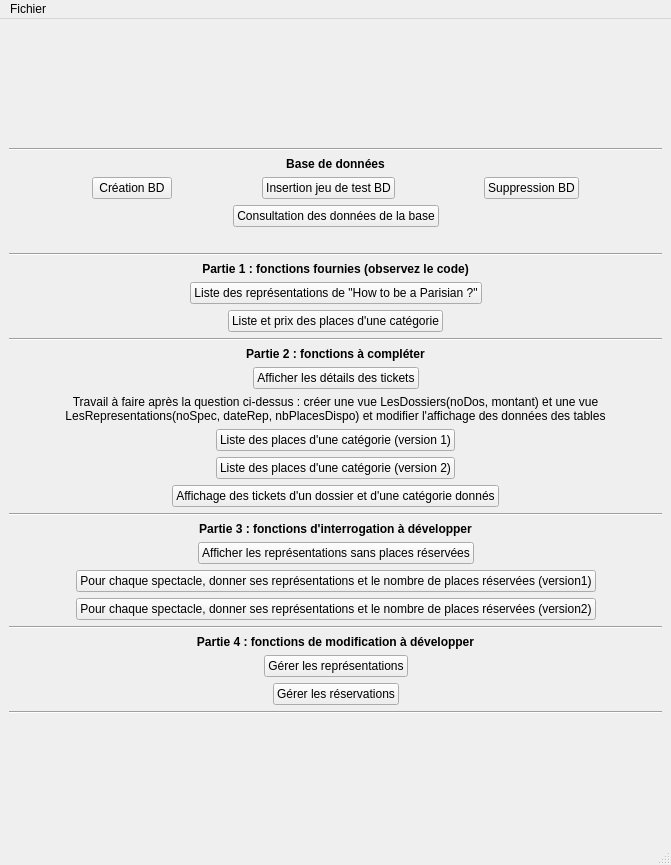
<?xml version="1.0" encoding="UTF-8"?>
<ui version="4.0">
 <class>MainWindow</class>
 <widget class="QMainWindow" name="MainWindow">
  <property name="geometry">
   <rect>
    <x>0</x>
    <y>0</y>
    <width>671</width>
    <height>865</height>
   </rect>
  </property>
  <property name="windowTitle">
   <string>Projet Théatre</string>
  </property>
  <widget class="QWidget" name="centralwidget">
   <layout class="QVBoxLayout" name="verticalLayout">
    <item>
     <spacer name="verticalSpacer_2">
      <property name="orientation">
       <enum>Qt::Vertical</enum>
      </property>
      <property name="sizeHint" stdset="0">
       <size>
        <width>20</width>
        <height>40</height>
       </size>
      </property>
     </spacer>
    </item>
    <item>
     <widget class="Line" name="line">
      <property name="orientation">
       <enum>Qt::Horizontal</enum>
      </property>
     </widget>
    </item>
    <item>
     <widget class="QLabel" name="label">
      <property name="font">
       <font>
        <weight>75</weight>
        <bold>true</bold>
       </font>
      </property>
      <property name="text">
       <string>Base de données</string>
      </property>
      <property name="alignment">
       <set>Qt::AlignCenter</set>
      </property>
     </widget>
    </item>
    <item>
     <layout class="QHBoxLayout" name="horizontalLayout">
      <item>
       <spacer name="horizontalSpacer">
        <property name="orientation">
         <enum>Qt::Horizontal</enum>
        </property>
        <property name="sizeHint" stdset="0">
         <size>
          <width>40</width>
          <height>20</height>
         </size>
        </property>
       </spacer>
      </item>
      <item>
       <widget class="QPushButton" name="pushButton">
        <property name="text">
         <string>Création BD</string>
        </property>
       </widget>
      </item>
      <item>
       <spacer name="horizontalSpacer_2">
        <property name="orientation">
         <enum>Qt::Horizontal</enum>
        </property>
        <property name="sizeHint" stdset="0">
         <size>
          <width>40</width>
          <height>20</height>
         </size>
        </property>
       </spacer>
      </item>
      <item>
       <widget class="QPushButton" name="pushButton_3">
        <property name="text">
         <string>Insertion jeu de test BD</string>
        </property>
       </widget>
      </item>
      <item>
       <spacer name="horizontalSpacer_3">
        <property name="orientation">
         <enum>Qt::Horizontal</enum>
        </property>
        <property name="sizeHint" stdset="0">
         <size>
          <width>40</width>
          <height>20</height>
         </size>
        </property>
       </spacer>
      </item>
      <item>
       <widget class="QPushButton" name="pushButton_2">
        <property name="text">
         <string>Suppression BD</string>
        </property>
       </widget>
      </item>
      <item>
       <spacer name="horizontalSpacer_4">
        <property name="orientation">
         <enum>Qt::Horizontal</enum>
        </property>
        <property name="sizeHint" stdset="0">
         <size>
          <width>40</width>
          <height>20</height>
         </size>
        </property>
       </spacer>
      </item>
     </layout>
    </item>
    <item>
     <layout class="QHBoxLayout" name="horizontalLayout_13">
      <item>
       <spacer name="horizontalSpacer_28">
        <property name="orientation">
         <enum>Qt::Horizontal</enum>
        </property>
        <property name="sizeHint" stdset="0">
         <size>
          <width>40</width>
          <height>20</height>
         </size>
        </property>
       </spacer>
      </item>
      <item>
       <widget class="QPushButton" name="pushButton_15">
        <property name="text">
         <string>Consultation des données de la base</string>
        </property>
       </widget>
      </item>
      <item>
       <spacer name="horizontalSpacer_27">
        <property name="orientation">
         <enum>Qt::Horizontal</enum>
        </property>
        <property name="sizeHint" stdset="0">
         <size>
          <width>40</width>
          <height>20</height>
         </size>
        </property>
       </spacer>
      </item>
     </layout>
    </item>
    <item>
     <widget class="QLabel" name="label_2">
      <property name="text">
       <string/>
      </property>
      <property name="alignment">
       <set>Qt::AlignCenter</set>
      </property>
     </widget>
    </item>
    <item>
     <widget class="Line" name="line_2">
      <property name="orientation">
       <enum>Qt::Horizontal</enum>
      </property>
     </widget>
    </item>
    <item>
     <widget class="QLabel" name="label_3">
      <property name="font">
       <font>
        <weight>75</weight>
        <bold>true</bold>
       </font>
      </property>
      <property name="text">
       <string>Partie 1 : fonctions fournies (observez le code)</string>
      </property>
      <property name="alignment">
       <set>Qt::AlignCenter</set>
      </property>
     </widget>
    </item>
    <item>
     <layout class="QHBoxLayout" name="horizontalLayout_2">
      <item>
       <spacer name="horizontalSpacer_7">
        <property name="orientation">
         <enum>Qt::Horizontal</enum>
        </property>
        <property name="sizeHint" stdset="0">
         <size>
          <width>40</width>
          <height>20</height>
         </size>
        </property>
       </spacer>
      </item>
      <item>
       <widget class="QPushButton" name="pushButton_4">
        <property name="text">
         <string>Liste des représentations de &quot;How to be a Parisian ?&quot;</string>
        </property>
       </widget>
      </item>
      <item>
       <spacer name="horizontalSpacer_5">
        <property name="orientation">
         <enum>Qt::Horizontal</enum>
        </property>
        <property name="sizeHint" stdset="0">
         <size>
          <width>40</width>
          <height>20</height>
         </size>
        </property>
       </spacer>
      </item>
     </layout>
    </item>
    <item>
     <layout class="QHBoxLayout" name="horizontalLayout_3">
      <item>
       <spacer name="horizontalSpacer_8">
        <property name="orientation">
         <enum>Qt::Horizontal</enum>
        </property>
        <property name="sizeHint" stdset="0">
         <size>
          <width>40</width>
          <height>20</height>
         </size>
        </property>
       </spacer>
      </item>
      <item>
       <widget class="QPushButton" name="pushButton_5">
        <property name="text">
         <string>Liste et prix des places d'une catégorie</string>
        </property>
       </widget>
      </item>
      <item>
       <spacer name="horizontalSpacer_6">
        <property name="orientation">
         <enum>Qt::Horizontal</enum>
        </property>
        <property name="sizeHint" stdset="0">
         <size>
          <width>40</width>
          <height>20</height>
         </size>
        </property>
       </spacer>
      </item>
     </layout>
    </item>
    <item>
     <widget class="Line" name="line_3">
      <property name="orientation">
       <enum>Qt::Horizontal</enum>
      </property>
     </widget>
    </item>
    <item>
     <widget class="QLabel" name="label_4">
      <property name="font">
       <font>
        <weight>75</weight>
        <bold>true</bold>
       </font>
      </property>
      <property name="text">
       <string>Partie 2 : fonctions à compléter</string>
      </property>
      <property name="alignment">
       <set>Qt::AlignCenter</set>
      </property>
     </widget>
    </item>
    <item>
     <layout class="QHBoxLayout" name="horizontalLayout_4">
      <item>
       <spacer name="horizontalSpacer_10">
        <property name="orientation">
         <enum>Qt::Horizontal</enum>
        </property>
        <property name="sizeHint" stdset="0">
         <size>
          <width>40</width>
          <height>20</height>
         </size>
        </property>
       </spacer>
      </item>
      <item>
       <widget class="QPushButton" name="pushButton_6">
        <property name="text">
         <string>Afficher les détails des tickets</string>
        </property>
       </widget>
      </item>
      <item>
       <spacer name="horizontalSpacer_9">
        <property name="orientation">
         <enum>Qt::Horizontal</enum>
        </property>
        <property name="sizeHint" stdset="0">
         <size>
          <width>40</width>
          <height>20</height>
         </size>
        </property>
       </spacer>
      </item>
     </layout>
    </item>
    <item>
     <widget class="QLabel" name="label_7">
      <property name="text">
       <string>Travail à faire après la question ci-dessus : créer une vue LesDossiers(noDos, montant) et une vue LesRepresentations(noSpec, dateRep, nbPlacesDispo) et modifier l'affichage des données des tables</string>
      </property>
      <property name="alignment">
       <set>Qt::AlignCenter</set>
      </property>
      <property name="wordWrap">
       <bool>true</bool>
      </property>
     </widget>
    </item>
    <item>
     <layout class="QHBoxLayout" name="horizontalLayout_5">
      <item>
       <spacer name="horizontalSpacer_12">
        <property name="orientation">
         <enum>Qt::Horizontal</enum>
        </property>
        <property name="sizeHint" stdset="0">
         <size>
          <width>40</width>
          <height>20</height>
         </size>
        </property>
       </spacer>
      </item>
      <item>
       <widget class="QPushButton" name="pushButton_7">
        <property name="text">
         <string>Liste des places d'une catégorie (version 1)</string>
        </property>
       </widget>
      </item>
      <item>
       <spacer name="horizontalSpacer_11">
        <property name="orientation">
         <enum>Qt::Horizontal</enum>
        </property>
        <property name="sizeHint" stdset="0">
         <size>
          <width>40</width>
          <height>20</height>
         </size>
        </property>
       </spacer>
      </item>
     </layout>
    </item>
    <item>
     <layout class="QHBoxLayout" name="horizontalLayout_6">
      <item>
       <spacer name="horizontalSpacer_14">
        <property name="orientation">
         <enum>Qt::Horizontal</enum>
        </property>
        <property name="sizeHint" stdset="0">
         <size>
          <width>40</width>
          <height>20</height>
         </size>
        </property>
       </spacer>
      </item>
      <item>
       <widget class="QPushButton" name="pushButton_8">
        <property name="text">
         <string>Liste des places d'une catégorie (version 2)</string>
        </property>
       </widget>
      </item>
      <item>
       <spacer name="horizontalSpacer_13">
        <property name="orientation">
         <enum>Qt::Horizontal</enum>
        </property>
        <property name="sizeHint" stdset="0">
         <size>
          <width>40</width>
          <height>20</height>
         </size>
        </property>
       </spacer>
      </item>
     </layout>
    </item>
    <item>
     <layout class="QHBoxLayout" name="horizontalLayout_7">
      <item>
       <spacer name="horizontalSpacer_16">
        <property name="orientation">
         <enum>Qt::Horizontal</enum>
        </property>
        <property name="sizeHint" stdset="0">
         <size>
          <width>40</width>
          <height>20</height>
         </size>
        </property>
       </spacer>
      </item>
      <item>
       <widget class="QPushButton" name="pushButton_9">
        <property name="text">
         <string>Affichage des tickets d'un dossier et d'une catégorie donnés</string>
        </property>
       </widget>
      </item>
      <item>
       <spacer name="horizontalSpacer_15">
        <property name="orientation">
         <enum>Qt::Horizontal</enum>
        </property>
        <property name="sizeHint" stdset="0">
         <size>
          <width>40</width>
          <height>20</height>
         </size>
        </property>
       </spacer>
      </item>
     </layout>
    </item>
    <item>
     <widget class="Line" name="line_4">
      <property name="orientation">
       <enum>Qt::Horizontal</enum>
      </property>
     </widget>
    </item>
    <item>
     <widget class="QLabel" name="label_5">
      <property name="font">
       <font>
        <weight>75</weight>
        <bold>true</bold>
       </font>
      </property>
      <property name="text">
       <string>Partie 3 : fonctions d'interrogation à développer</string>
      </property>
      <property name="alignment">
       <set>Qt::AlignCenter</set>
      </property>
     </widget>
    </item>
    <item>
     <layout class="QHBoxLayout" name="horizontalLayout_8">
      <item>
       <spacer name="horizontalSpacer_18">
        <property name="orientation">
         <enum>Qt::Horizontal</enum>
        </property>
        <property name="sizeHint" stdset="0">
         <size>
          <width>40</width>
          <height>20</height>
         </size>
        </property>
       </spacer>
      </item>
      <item>
       <widget class="QPushButton" name="pushButton_10">
        <property name="text">
         <string>Afficher les représentations sans places réservées</string>
        </property>
       </widget>
      </item>
      <item>
       <spacer name="horizontalSpacer_17">
        <property name="orientation">
         <enum>Qt::Horizontal</enum>
        </property>
        <property name="sizeHint" stdset="0">
         <size>
          <width>40</width>
          <height>20</height>
         </size>
        </property>
       </spacer>
      </item>
     </layout>
    </item>
    <item>
     <layout class="QHBoxLayout" name="horizontalLayout_9">
      <item>
       <spacer name="horizontalSpacer_20">
        <property name="orientation">
         <enum>Qt::Horizontal</enum>
        </property>
        <property name="sizeHint" stdset="0">
         <size>
          <width>40</width>
          <height>20</height>
         </size>
        </property>
       </spacer>
      </item>
      <item>
       <widget class="QPushButton" name="pushButton_11">
        <property name="text">
         <string>Pour chaque spectacle, donner ses représentations et le nombre de places réservées (version1)</string>
        </property>
       </widget>
      </item>
      <item>
       <spacer name="horizontalSpacer_19">
        <property name="orientation">
         <enum>Qt::Horizontal</enum>
        </property>
        <property name="sizeHint" stdset="0">
         <size>
          <width>40</width>
          <height>20</height>
         </size>
        </property>
       </spacer>
      </item>
     </layout>
    </item>
    <item>
     <layout class="QHBoxLayout" name="horizontalLayout_10">
      <item>
       <spacer name="horizontalSpacer_22">
        <property name="orientation">
         <enum>Qt::Horizontal</enum>
        </property>
        <property name="sizeHint" stdset="0">
         <size>
          <width>40</width>
          <height>20</height>
         </size>
        </property>
       </spacer>
      </item>
      <item>
       <widget class="QPushButton" name="pushButton_12">
        <property name="text">
         <string>Pour chaque spectacle, donner ses représentations et le nombre de places réservées (version2)</string>
        </property>
       </widget>
      </item>
      <item>
       <spacer name="horizontalSpacer_21">
        <property name="orientation">
         <enum>Qt::Horizontal</enum>
        </property>
        <property name="sizeHint" stdset="0">
         <size>
          <width>40</width>
          <height>20</height>
         </size>
        </property>
       </spacer>
      </item>
     </layout>
    </item>
    <item>
     <widget class="Line" name="line_5">
      <property name="orientation">
       <enum>Qt::Horizontal</enum>
      </property>
     </widget>
    </item>
    <item>
     <widget class="QLabel" name="label_6">
      <property name="font">
       <font>
        <weight>75</weight>
        <bold>true</bold>
       </font>
      </property>
      <property name="text">
       <string>Partie 4 : fonctions de modification à développer</string>
      </property>
      <property name="alignment">
       <set>Qt::AlignCenter</set>
      </property>
     </widget>
    </item>
    <item>
     <layout class="QHBoxLayout" name="horizontalLayout_11">
      <item>
       <spacer name="horizontalSpacer_24">
        <property name="orientation">
         <enum>Qt::Horizontal</enum>
        </property>
        <property name="sizeHint" stdset="0">
         <size>
          <width>40</width>
          <height>20</height>
         </size>
        </property>
       </spacer>
      </item>
      <item>
       <widget class="QPushButton" name="pushButton_13">
        <property name="text">
         <string>Gérer les représentations</string>
        </property>
       </widget>
      </item>
      <item>
       <spacer name="horizontalSpacer_23">
        <property name="orientation">
         <enum>Qt::Horizontal</enum>
        </property>
        <property name="sizeHint" stdset="0">
         <size>
          <width>40</width>
          <height>20</height>
         </size>
        </property>
       </spacer>
      </item>
     </layout>
    </item>
    <item>
     <layout class="QHBoxLayout" name="horizontalLayout_12">
      <item>
       <spacer name="horizontalSpacer_26">
        <property name="orientation">
         <enum>Qt::Horizontal</enum>
        </property>
        <property name="sizeHint" stdset="0">
         <size>
          <width>40</width>
          <height>20</height>
         </size>
        </property>
       </spacer>
      </item>
      <item>
       <widget class="QPushButton" name="pushButton_14">
        <property name="text">
         <string>Gérer les réservations</string>
        </property>
       </widget>
      </item>
      <item>
       <spacer name="horizontalSpacer_25">
        <property name="orientation">
         <enum>Qt::Horizontal</enum>
        </property>
        <property name="sizeHint" stdset="0">
         <size>
          <width>40</width>
          <height>20</height>
         </size>
        </property>
       </spacer>
      </item>
     </layout>
    </item>
    <item>
     <widget class="Line" name="line_6">
      <property name="orientation">
       <enum>Qt::Horizontal</enum>
      </property>
     </widget>
    </item>
    <item>
     <spacer name="verticalSpacer">
      <property name="orientation">
       <enum>Qt::Vertical</enum>
      </property>
      <property name="sizeHint" stdset="0">
       <size>
        <width>20</width>
        <height>40</height>
       </size>
      </property>
     </spacer>
    </item>
   </layout>
  </widget>
  <widget class="QMenuBar" name="menubar">
   <property name="geometry">
    <rect>
     <x>0</x>
     <y>0</y>
     <width>671</width>
     <height>18</height>
    </rect>
   </property>
   <widget class="QMenu" name="menuFiles">
    <property name="title">
     <string>Fichier</string>
    </property>
    <addaction name="actionQuitter"/>
   </widget>
   <addaction name="menuFiles"/>
  </widget>
  <widget class="QStatusBar" name="statusbar"/>
  <action name="actionQuitter">
   <property name="text">
    <string>Quitter</string>
   </property>
  </action>
 </widget>
 <resources/>
 <connections>
  <connection>
   <sender>actionQuitter</sender>
   <signal>triggered()</signal>
   <receiver>MainWindow</receiver>
   <slot>close()</slot>
   <hints>
    <hint type="sourcelabel">
     <x>-1</x>
     <y>-1</y>
    </hint>
    <hint type="destinationlabel">
     <x>399</x>
     <y>299</y>
    </hint>
   </hints>
  </connection>
  <connection>
   <sender>pushButton</sender>
   <signal>clicked()</signal>
   <receiver>MainWindow</receiver>
   <slot>createDB()</slot>
   <hints>
    <hint type="sourcelabel">
     <x>165</x>
     <y>231</y>
    </hint>
    <hint type="destinationlabel">
     <x>135</x>
     <y>130</y>
    </hint>
   </hints>
  </connection>
  <connection>
   <sender>pushButton_3</sender>
   <signal>clicked()</signal>
   <receiver>MainWindow</receiver>
   <slot>insertDB()</slot>
   <hints>
    <hint type="sourcelabel">
     <x>385</x>
     <y>231</y>
    </hint>
    <hint type="destinationlabel">
     <x>388</x>
     <y>127</y>
    </hint>
   </hints>
  </connection>
  <connection>
   <sender>pushButton_2</sender>
   <signal>clicked()</signal>
   <receiver>MainWindow</receiver>
   <slot>deleteDB()</slot>
   <hints>
    <hint type="sourcelabel">
     <x>561</x>
     <y>231</y>
    </hint>
    <hint type="destinationlabel">
     <x>598</x>
     <y>139</y>
    </hint>
   </hints>
  </connection>
  <connection>
   <sender>pushButton_15</sender>
   <signal>clicked()</signal>
   <receiver>MainWindow</receiver>
   <slot>openData()</slot>
   <hints>
    <hint type="sourcelabel">
     <x>417</x>
     <y>257</y>
    </hint>
    <hint type="destinationlabel">
     <x>498</x>
     <y>183</y>
    </hint>
   </hints>
  </connection>
  <connection>
   <sender>pushButton_4</sender>
   <signal>clicked()</signal>
   <receiver>MainWindow</receiver>
   <slot>open_fct_fournie_1()</slot>
   <hints>
    <hint type="sourcelabel">
     <x>457</x>
     <y>317</y>
    </hint>
    <hint type="destinationlabel">
     <x>79</x>
     <y>174</y>
    </hint>
   </hints>
  </connection>
  <connection>
   <sender>pushButton_5</sender>
   <signal>clicked()</signal>
   <receiver>MainWindow</receiver>
   <slot>open_fct_fournie_2()</slot>
   <hints>
    <hint type="sourcelabel">
     <x>428</x>
     <y>343</y>
    </hint>
    <hint type="destinationlabel">
     <x>116</x>
     <y>221</y>
    </hint>
   </hints>
  </connection>
  <connection>
   <sender>pushButton_6</sender>
   <signal>clicked()</signal>
   <receiver>MainWindow</receiver>
   <slot>open_fct_comp_1()</slot>
   <hints>
    <hint type="sourcelabel">
     <x>410</x>
     <y>389</y>
    </hint>
    <hint type="destinationlabel">
     <x>515</x>
     <y>274</y>
    </hint>
   </hints>
  </connection>
  <connection>
   <sender>pushButton_7</sender>
   <signal>clicked()</signal>
   <receiver>MainWindow</receiver>
   <slot>open_fct_comp_2()</slot>
   <hints>
    <hint type="sourcelabel">
     <x>437</x>
     <y>439</y>
    </hint>
    <hint type="destinationlabel">
     <x>576</x>
     <y>305</y>
    </hint>
   </hints>
  </connection>
  <connection>
   <sender>pushButton_8</sender>
   <signal>clicked()</signal>
   <receiver>MainWindow</receiver>
   <slot>open_fct_comp_3()</slot>
   <hints>
    <hint type="sourcelabel">
     <x>437</x>
     <y>465</y>
    </hint>
    <hint type="destinationlabel">
     <x>551</x>
     <y>342</y>
    </hint>
   </hints>
  </connection>
  <connection>
   <sender>pushButton_9</sender>
   <signal>clicked()</signal>
   <receiver>MainWindow</receiver>
   <slot>open_fct_comp_4()</slot>
   <hints>
    <hint type="sourcelabel">
     <x>473</x>
     <y>491</y>
    </hint>
    <hint type="destinationlabel">
     <x>521</x>
     <y>367</y>
    </hint>
   </hints>
  </connection>
  <connection>
   <sender>pushButton_12</sender>
   <signal>clicked()</signal>
   <receiver>MainWindow</receiver>
   <slot>open_fct_comp_7()</slot>
   <hints>
    <hint type="sourcelabel">
     <x>532</x>
     <y>581</y>
    </hint>
    <hint type="destinationlabel">
     <x>654</x>
     <y>549</y>
    </hint>
   </hints>
  </connection>
 </connections>
 <slots>
  <slot>createDB()</slot>
  <slot>insertDB()</slot>
  <slot>deleteDB()</slot>
  <slot>openData()</slot>
  <slot>openAddUser()</slot>
  <slot>openDelUser()</slot>
  <slot>open_fct_fournie_1()</slot>
  <slot>open_fct_fournie_2()</slot>
  <slot>open_fct_comp_1()</slot>
  <slot>open_fct_comp_2()</slot>
  <slot>open_fct_comp_3()</slot>
  <slot>open_fct_comp_4()</slot>
  <slot>open_fct_comp_7()</slot>
 </slots>
</ui>
